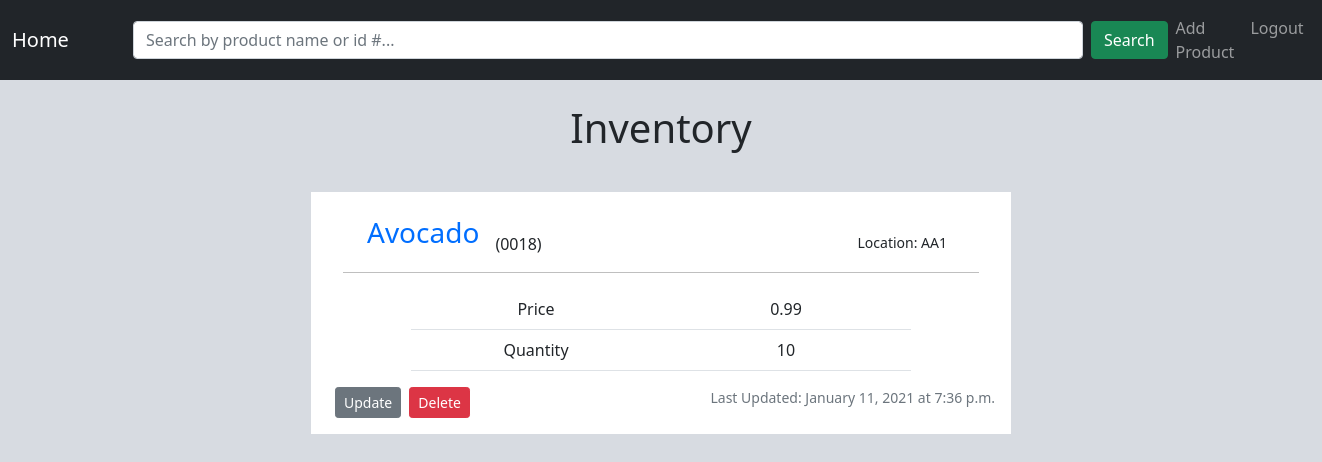
The page /product/21/ (signed in) on the database its author committed.
### inventory_manager/models.py (models this page shows, shortened)
class Product(models.Model):
    name = models.CharField(max_length=20)
    code = models.CharField(max_length=10, unique=True)
    location = models.CharField(max_length=10)
    updated = models.DateTimeField(auto_now=True)
    price = models.DecimalField(max_digits=11, decimal_places=2)
    quantity = models.IntegerField()

### inventory_manager/views.py (the view)
# urls.py: path('product/<int:pk>/', ProductDetailView.as_view(), name='list-detail'),
class ProductDetailView(LoginRequiredMixin, DetailView):
    model = Product

### inventory_manager/templates/inventory_manager/product_detail.html
{% extends "inventory_manager/base.html" %}
{% block content %}
    <h1 class="text-center p-4">Inventory</h1>
        <article class="container p-3 my-3 bg-white" style="width: 700px">
            <div class="d-flex">
                <h3 class="nav-link ms-4" style="color: rgb(0, 110, 255);">{{ object.name }}</h3>
                <p class="pt-4">({{ object.code }})</p>
                <small class="pt-4 ms-auto me-5">Location: {{ object.location }}</small>
            </div>
            <hr>
            <div>
                <table class="table table-hover mx-auto text-center" style="width: 500px;">
                    <tbody>
                        <tr>
                            <td class="col-6">Price</td>
                            <td>{{ object.price }}</td>
                        </tr>
                        <tr>
                            <td>Quantity</td>
                            <td>{{ object.quantity }}</td>
                        </tr>
                    </tbody>
                </table>
            </div>
            <div class="d-flex">
                <a class="btn btn-secondary btn-sm ms-2" href="{% url 'list-update' object.id %}">Update</a>
                <a class="btn btn-danger btn-sm ms-2" href="{% url 'list-delete' object.id %}">Delete</a>
                <small class="text-muted ms-auto ">Last Updated: {{ object.updated|date:"F d, Y" }} at {{ object.updated|date:"f a" }}</small>
            </div>
        </article>
{% endblock content %}

### inventory_manager/static/inventory_manager/main.css (style rules this page uses)
body { background-color: #bfc6cf9d; }
hr { margin: 1rem; margin-top: 0rem; background: black; }

### rows shown on the page
Product: name "Avocado", code "0018", location "AA1", price "0.99", quantity "10", updated "January 11, 2021", updated "7:36 p.m."
